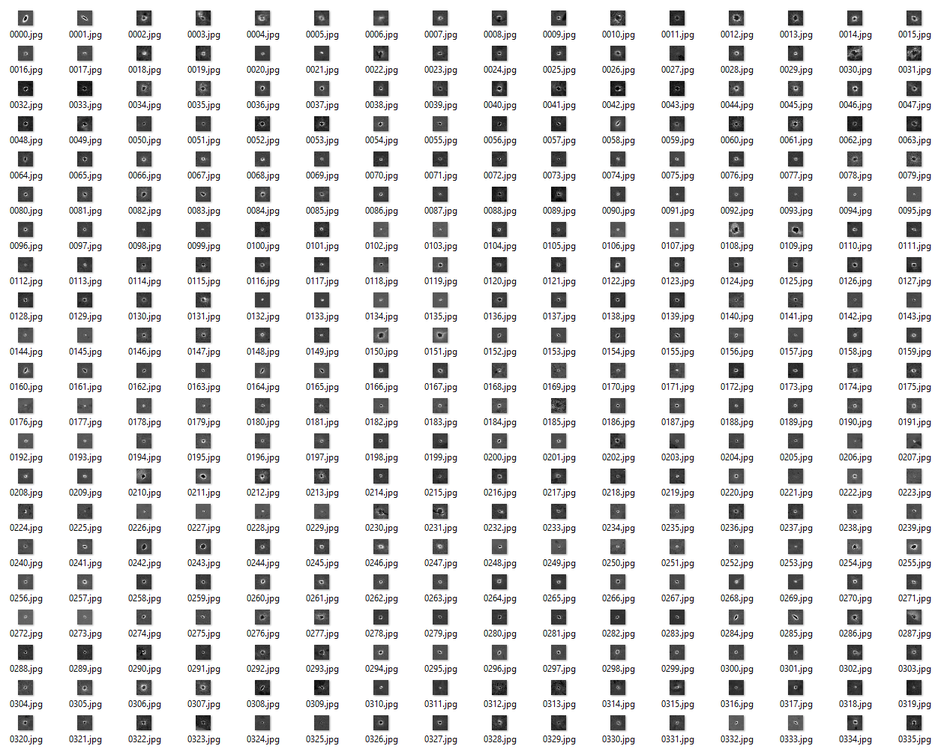
#> input picture positives.png, 938 x 752 px, shrunk from 1251 x 1003 before the run, found by its file name; the run also reads 1 picture not shown here
$ python preprocess_images.py . out
#> lines starting #> are read from the running program, lines starting #| are printed output that depends on the picture; after the words box and inside, x2 and y2 are one past the last pixel; in counts of white or black regions, pixels touching at a corner belong together
import numpy as np
import cv2
import os
import sys

def unitAdjust(x) :
	x -= x.min()
	x /= x.max()
	return x

def num_files_in_dir(dir) :
    num_files = 0
    for file in os.listdir(dir) :
        num_files += 1
    return num_files

input_dir_str = str(sys.argv[1])
output_dir_str = str(sys.argv[2])

input_dir = os.fsencode(input_dir_str)

total = num_files_in_dir(input_dir)

counter = 1
for img_file in os.listdir(input_dir) :
	file_name = os.fsdecode(img_file)
	img = cv2.imread(input_dir_str + "\\" + file_name)
#> img is the input picture: shape (752, 938, 3); mean B, G, R 224.6, 224.3, 224.5

	# Creates copies of color channels and adjust range to [0,1]
	img_f = img.astype(float)/255.0
	(B,G,R) = cv2.split(img_f)
	(B,G,R) = map(unitAdjust, (B,G,R))

	grayscale = B + G + R + 0.00001  # Small constant added to avoid div by zero

	# red-filter
	r = np.copy(R)
	r *= r
	r_thr = (np.greater(r,0.2)).astype(float)
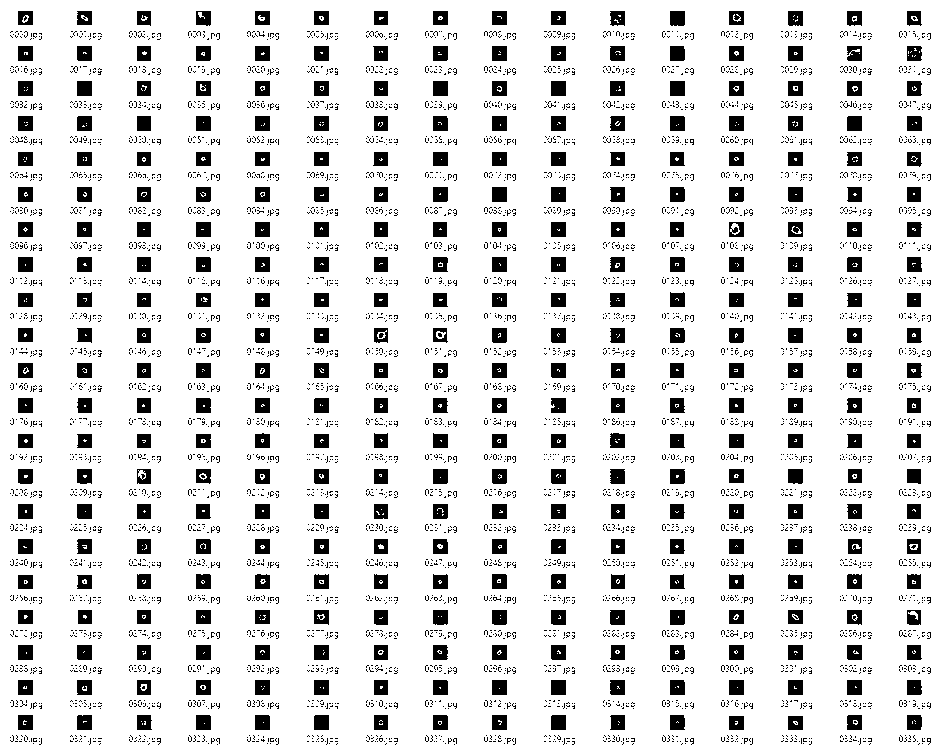
#> r_thr: shape (752, 938) float64; values 0 (black) and 1 (white), 87.6% white; 5586 black regions (5250 under 20 px), largest, box (x1, y1, x2, y2) and area: (77, 81, 92, 96) 225, (433, 81, 448, 96) 225, (551, 81, 566, 96) 225
	r_filt = (r*r_thr)/grayscale
	r_filt = unitAdjust(r_filt)
	r_filt *= r_filt

	# blue-filter
	b = np.copy(B)
	b *= b
	b_filt = b/grayscale
	b_filt = unitAdjust(b_filt)
	b_filt *= b_filt
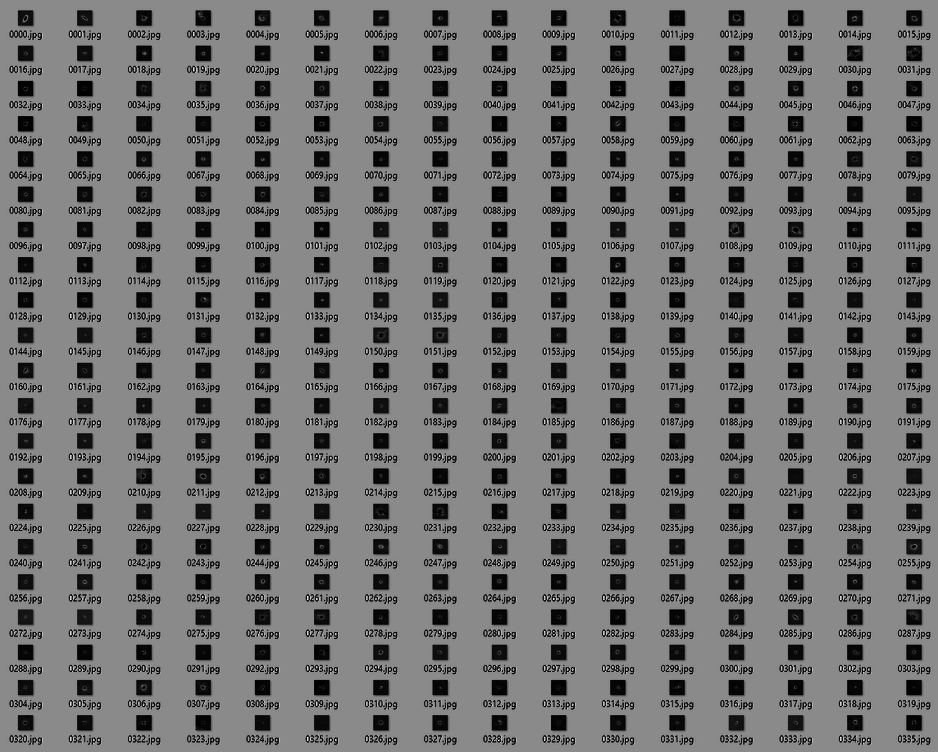
#> b_filt: shape (752, 938) float64; min 0, max 1, mean 0.459

	# green-filter
	g = np.copy(G)
	g *= g
	g_filt = g/grayscale
	g_filt = unitAdjust(g_filt)
#> in unitAdjust (call 6), `x /= x.max()`:
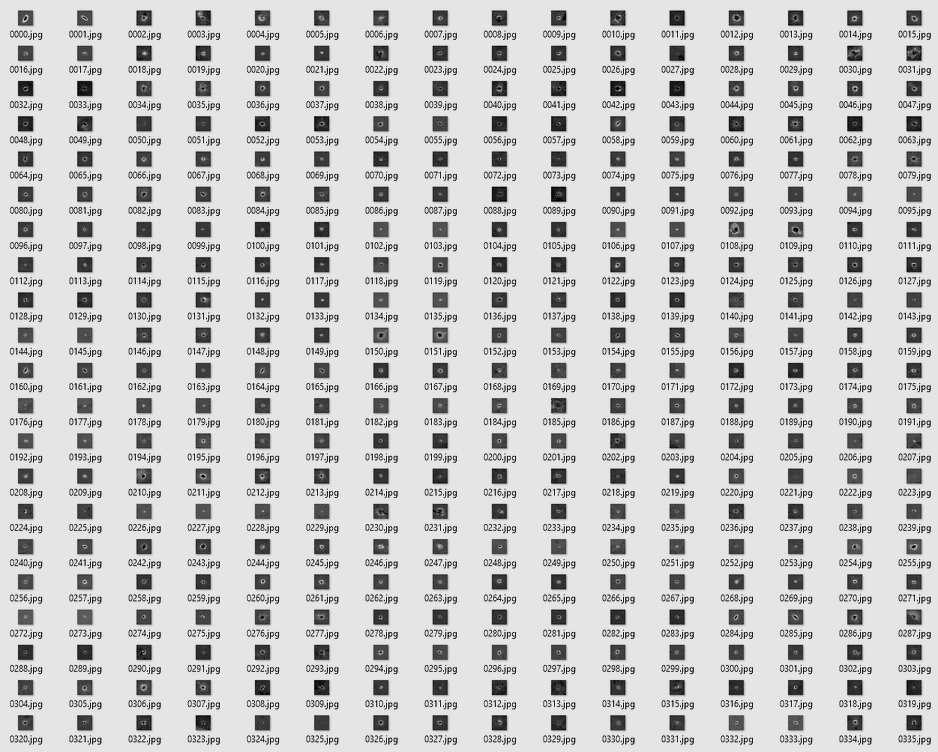
#> x: shape (752, 938) float64; min 0, max 1, mean 0.791
	g_filt *= g_filt
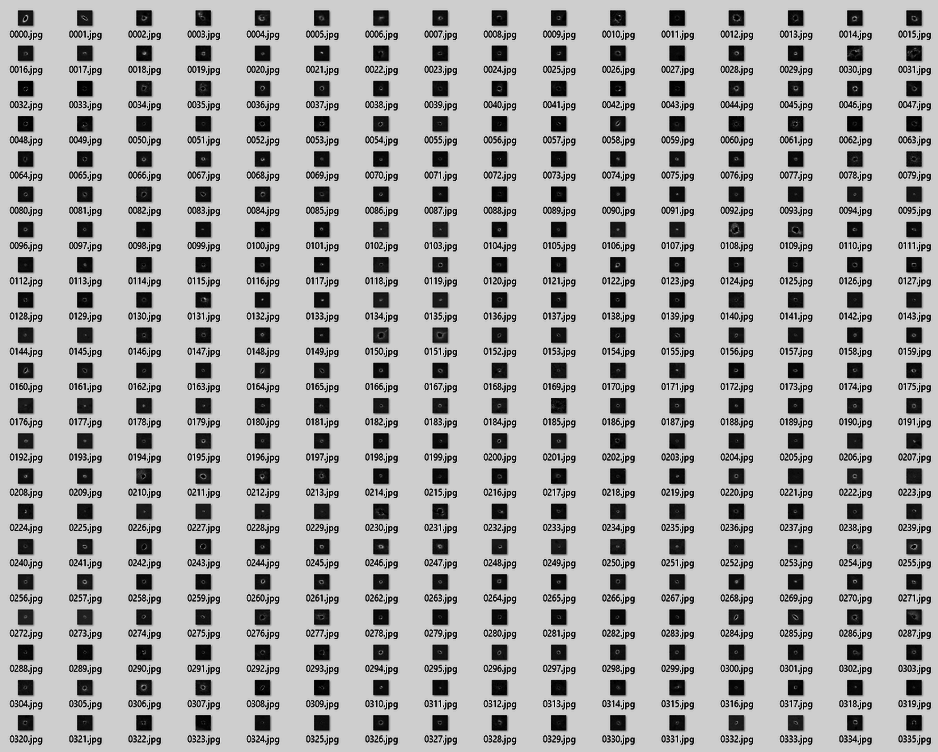
#> g_filt: shape (752, 938) float64; min 0, max 1, mean 0.678

	# out
	out = r_filt - b_filt - g_filt + 2.0
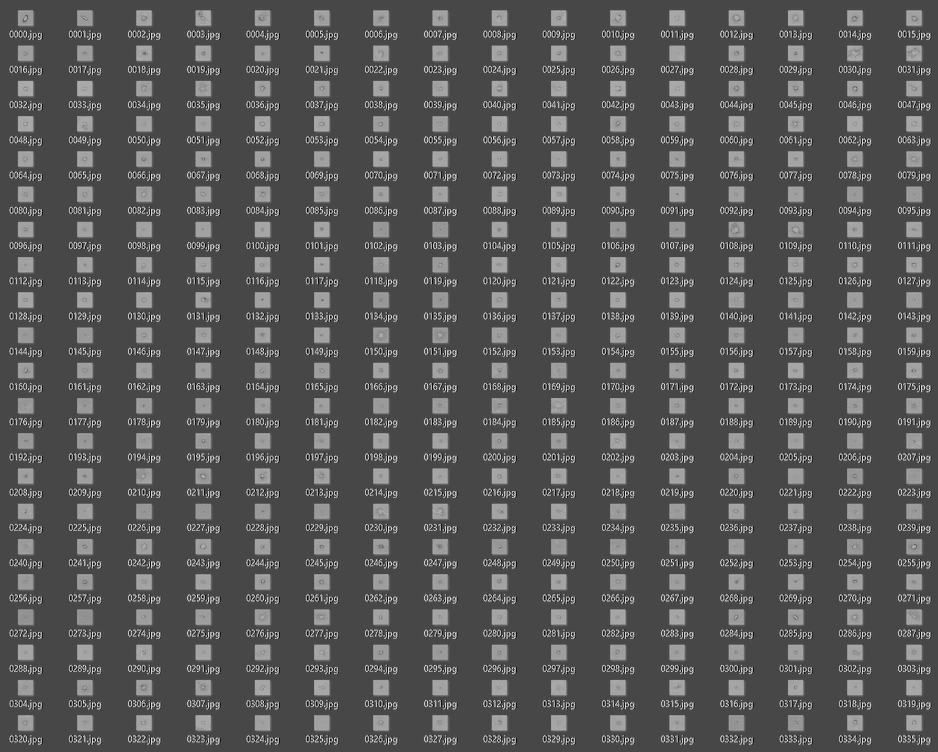
#> out: shape (752, 938) float64; min 0.589, max 2.68, mean 1.3; drawn with min black and max white
	out = unitAdjust(out)
	out *= out
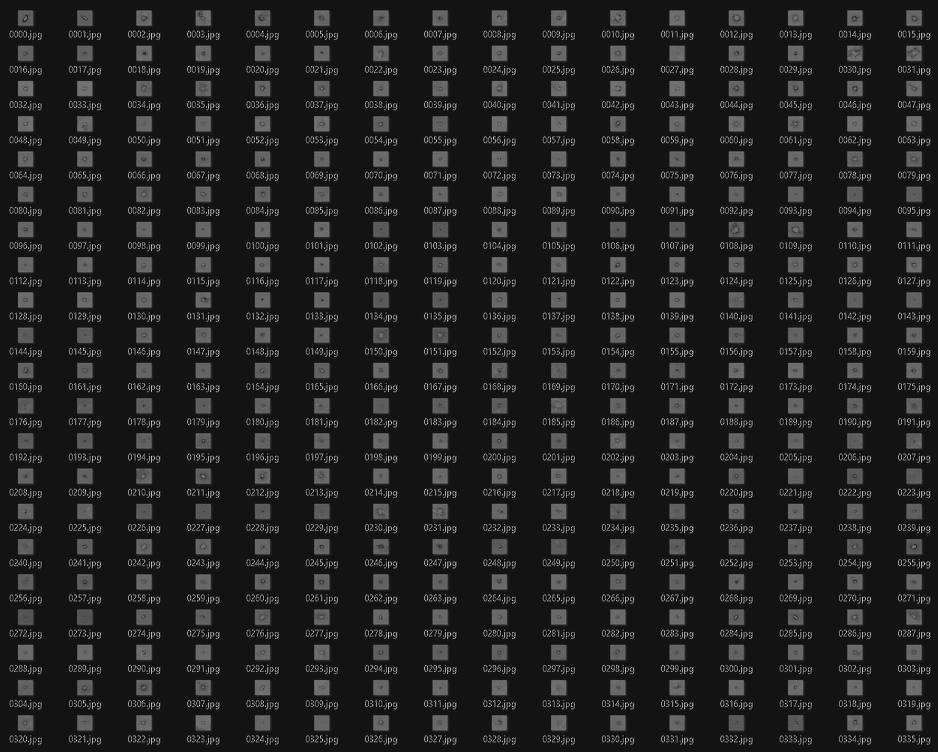
#> out: shape (752, 938) float64; min 0, max 1, mean 0.133
	# out *= out
	# out *= out
	out = 255.0*out
	(w,h) = out.shape
#> w = 752; h = 938

	# cv2.imshow("test", out/255.0)
	# cv2.waitKey()
	cv2.imwrite(output_dir_str + "\\" + file_name, out)
#> (the run stopped early here; a loop or call above may not have finished)
